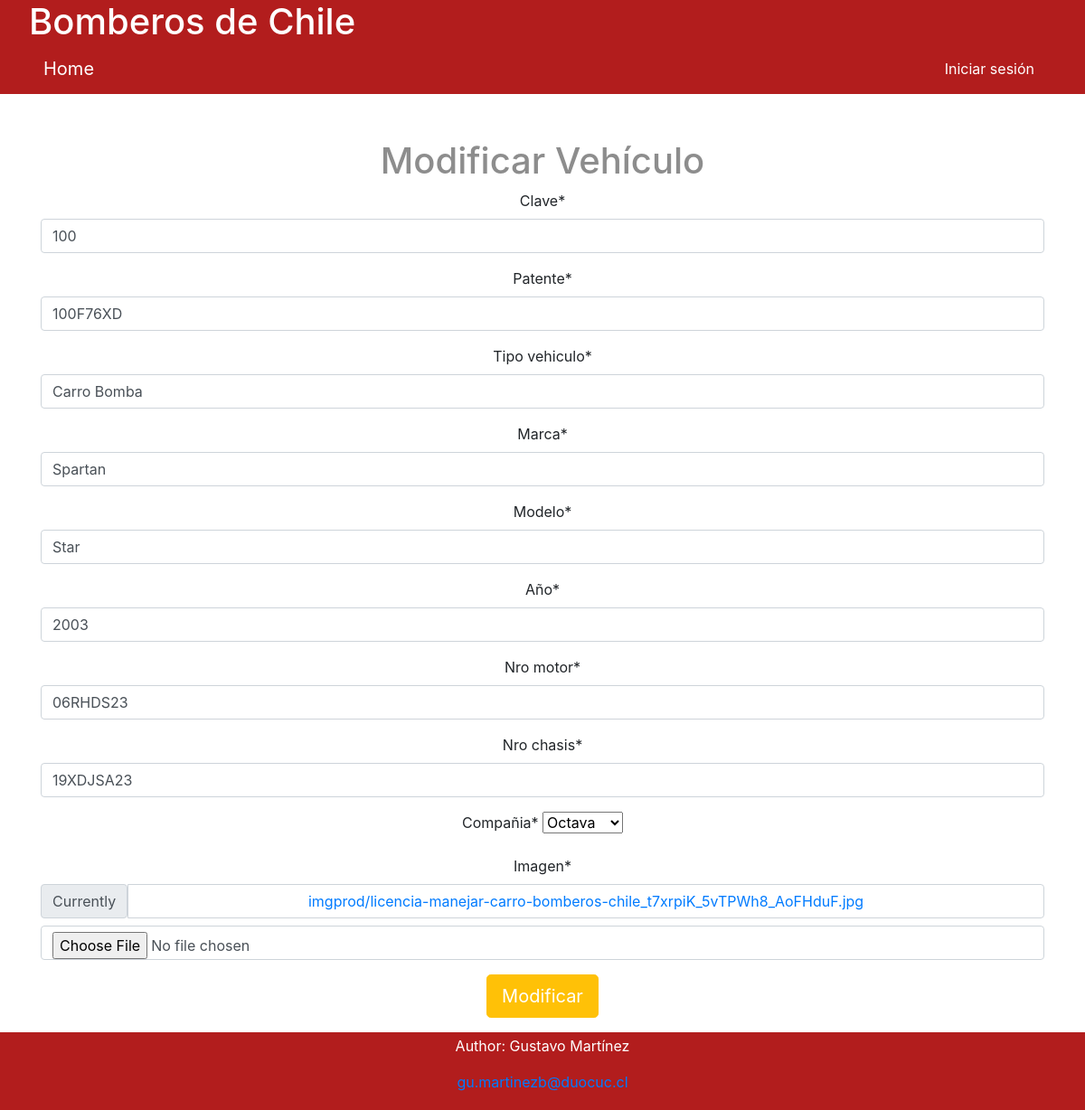
The app's page /update_vehiculo/2 with its own data.
### app_bomberos/models.py (models this page shows, shortened)
class AutoBombero(models.Model):
    clave = models.CharField(max_length=20,default="Desconocido")
    patente = models.CharField(max_length=20,default="Desconocido")
    tipo_vehiculo = models.CharField(max_length=50, default="Desconocido")
    marca = models.CharField(max_length=50, default="Desconocido")
    modelo = models.CharField(max_length=50)
    año = models.IntegerField(validators=[MinValueValidator(1900)], default=1900)
    nro_motor = models.CharField(max_length=100, default="Sin especificar")
    nro_chasis = models.CharField(max_length=150, default="Sin especificar")
    compañia = models.ForeignKey(Compañia, on_delete=models.SET_NULL, null=True)
    imagen = models.ImageField(upload_to="imgprod", null=True)

### app_bomberos/views.py (the view, shortened to what this page needs)
# urls.py: path('update_vehiculo/<int:id>',views.update_vehiculo,name="update_vehiculo"),
def update_vehiculo(request,id):
    prod=get_object_or_404(AutoBombero,pk=id)
    form=frmVehiculoBomberos(instance=prod)
    contexto={
        "form":form
    }
    return render(request,"app_bomberos/update_vehiculo.html",contexto)

### app_bomberos/forms.py
class frmVehiculoBomberos(forms.ModelForm):
    class Meta:
        model = AutoBombero
        fields = '__all__'

### app_bomberos/models.py (called while the page is built)
    def __str__(self):
        return self.nombre_compañia

### app_bomberos/templates/app_bomberos/update_vehiculo.html (shortened to what this page needs)
{% extends "app_bomberos/base.html" %}
{% load static %}
{% load crispy_forms_tags %}
{% block content %}
<div class="container" style="margin-top: 50px;">
    <form class="form" action="" method="post" enctype="multipart/form-data">
    <div>
        <h1 style="color: #8d8d8d;"> Modificar Vehículo</h1>
    </div>
    <form action="">
        <div class="row">
            <div class="col-sm-12">
                <div class="form-group">
                   {{form|crispy}}
                   {% if form %}
                   <input type="submit" value="Modificar" class="btn btn-warning btn-lg text-white">
                   {% endif %}
    </form>
  </div>
{% endblock content %}

### records on screen
AutoBombero: clave "100", patente "100F76XD", tipo_vehiculo "Carro Bomba", marca "Spartan", modelo "Star", año "2003", nro_motor "06RHDS23", nro_chasis "19XDJSA23", compañia "Octava"
